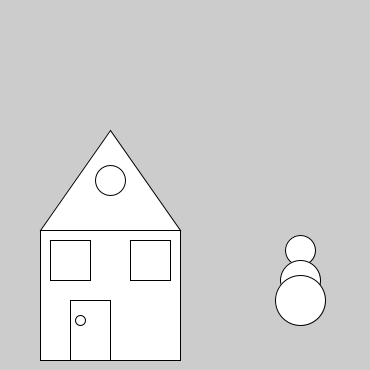
Frame 1 (no input)
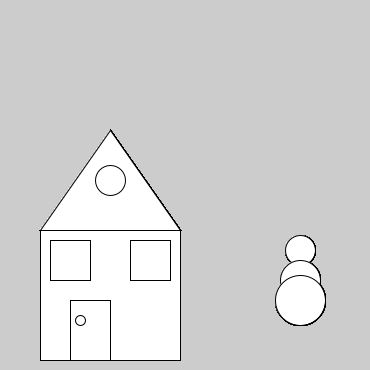
Frame 60 (the mouse pressed at the canvas centre just before this capture)
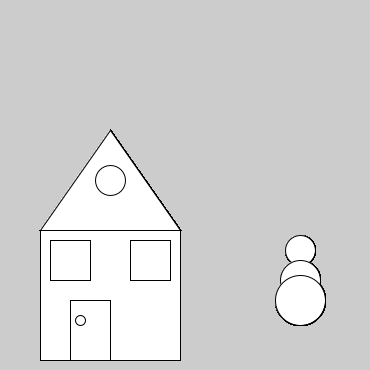
Frame 120 (the mouse held since frame 60 and released just before this capture)

The Processing sketch that drew these frames (run headless with seeded random() and noise(); from frame 60 on, the mouse is pressed at the canvas centre):

// Processing sketch: processing_183017
// ── processing_183017.pde

int counter;

void setup() {
size (370,370);
}

void draw() {
rect(40,230,140,130);
triangle(40,230,110,130,180,230);
rect(50,240,40,40);
rect(130,240,40,40);
rect(70,300,40,60);
ellipse(80,320,10,10);
ellipse(110,180,30,30);
ellipse(300,250,30,30);
ellipse(300,280,40,40);
ellipse(300,300,50,50);

 
}
